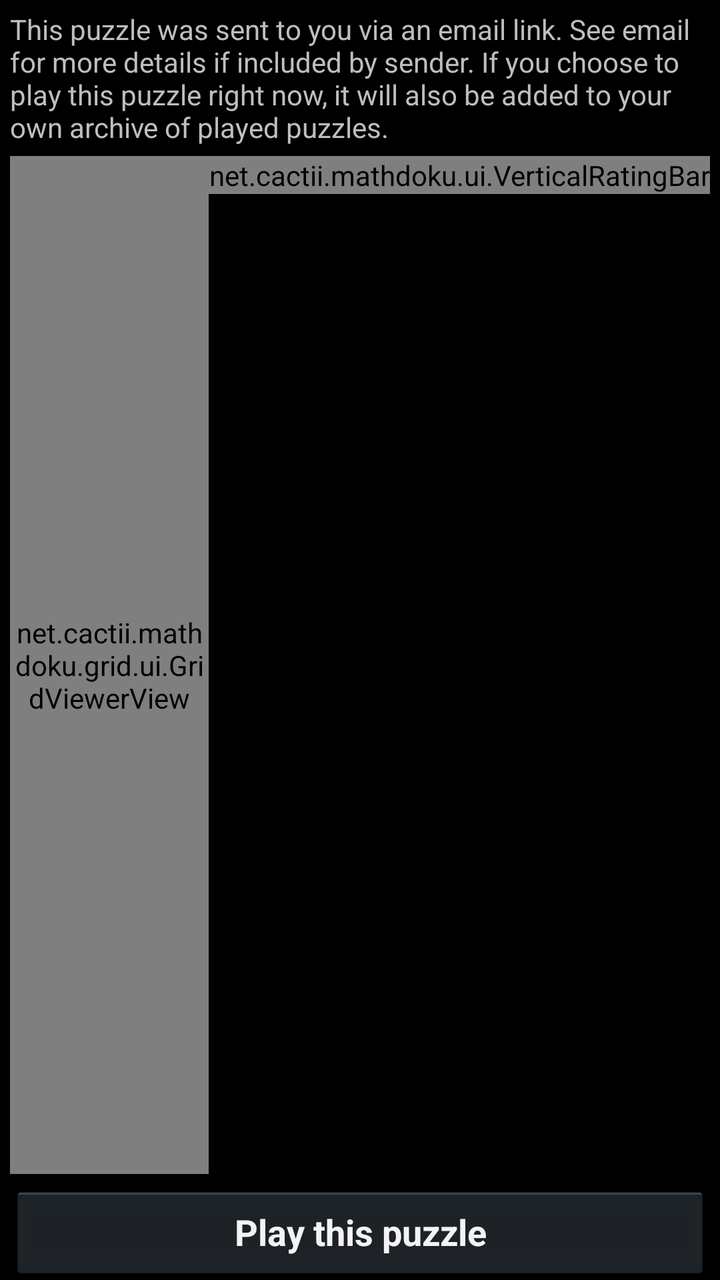
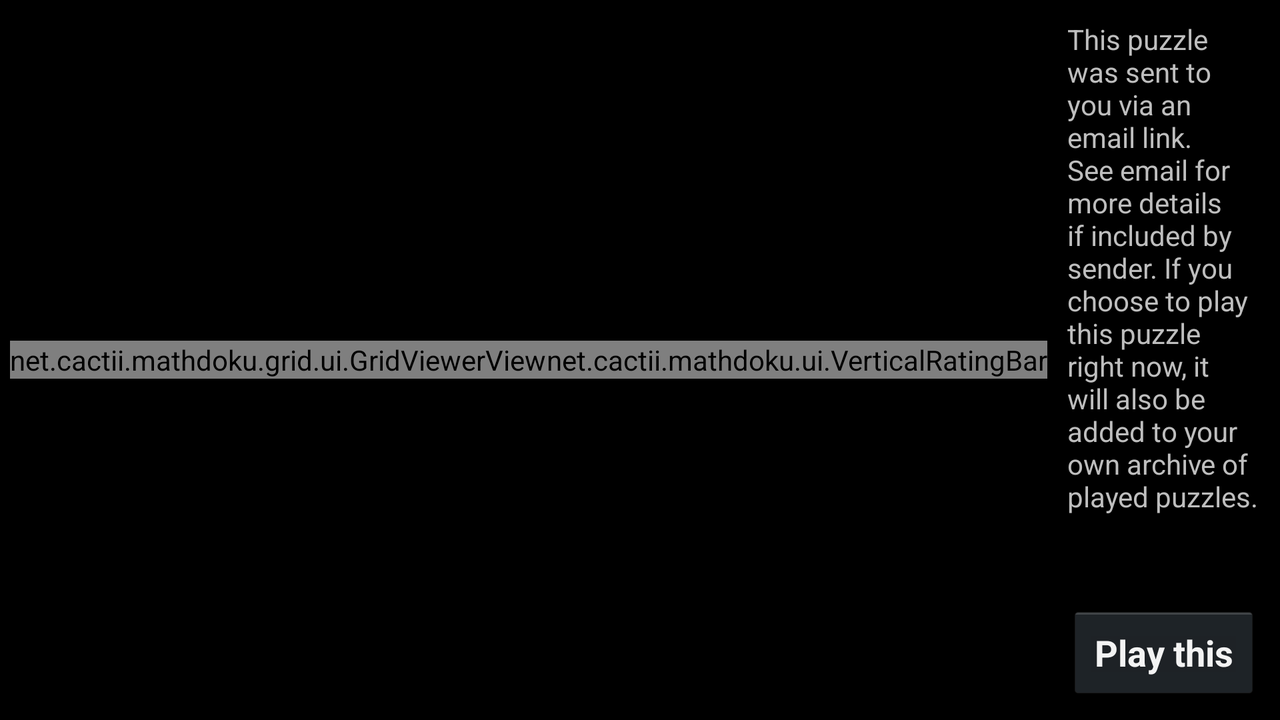

Two renders of one Android screen. The first uses the default layout on a phone; the second uses the alternative layout the repository ships for a different screen configuration, on a matching device. The two XML files are below.
<!-- AndroidManifest.xml: application theme AppBaseTheme -->
<!-- res/layout/shared_puzzle_fragment.xml -->
<RelativeLayout xmlns:android="http://schemas.android.com/apk/res/android"
    android:layout_width="match_parent"
    android:layout_height="wrap_content"
    android:layout_marginLeft="5dp"
    android:layout_marginRight="5dp"
    android:background="#000"
    android:gravity="center_vertical"
    android:orientation="vertical">

    <TextView
        android:id="@+id/shared_puzzle_introduction"
        android:layout_width="fill_parent"
        android:layout_height="wrap_content"
        android:layout_alignParentTop="true"
        android:layout_marginTop="5dp"
        android:maxLines="5"
        android:text="@string/shared_puzzle_introduction"
        android:textSize="@dimen/text_size_default" />

    <RelativeLayout
        android:id="@+id/puzzleGrid"
        android:layout_width="wrap_content"
        android:layout_height="wrap_content"
        android:layout_above="@+id/shared_puzzle_play_button"
        android:layout_below="@+id/shared_puzzle_introduction"
        android:layout_gravity="center_horizontal"
        android:layout_marginTop="5dp">

        
        

        <net.cactii.mathdoku.ui.VerticalRatingBar
            android:id="@+id/puzzleParameterDifficultyRatingBar"
            android:layout_width="wrap_content"
            android:layout_height="wrap_content"
            android:layout_alignParentTop="true"
            android:layout_alignParentRight="true"
            android:max="5"
            android:numStars="1"
            android:rating="1"
            android:stepSize="1" />

        <net.cactii.mathdoku.grid.ui.GridViewerView
            android:id="@+id/grid_viewer_view"
            android:layout_width="fill_parent"
            android:layout_height="fill_parent"
            android:layout_alignTop="@+id/puzzleParameterDifficultyRatingBar"
            android:layout_toLeftOf="@+id/puzzleParameterDifficultyRatingBar" />
    </RelativeLayout>

    <Button
        android:id="@+id/shared_puzzle_play_button"
        android:layout_width="match_parent"
        android:layout_height="wrap_content"
        android:layout_alignParentBottom="true"
        android:layout_marginTop="5dp"
        android:lines="1"
        android:onClick="onClickPlayGame"
        android:text="@string/shared_puzzle_play_button"
        android:textSize="@dimen/controls_text_size_default"
        android:textStyle="bold" />

</RelativeLayout>
<!-- resources referenced by this layout -->
<resources>
  <string name="shared_puzzle_introduction">This puzzle was sent to you via an email link. See email for more details if included by sender. If you choose to play this puzzle right now, it will also be added to your own archive of played puzzles.</string>
  <string name="shared_puzzle_play_button">Play this puzzle</string>
  <!-- from res/values-v14/ -->
  <style name="AppBaseTheme" parent="android:Theme.Holo">
  
          
  
  
          
          
          
          
          <item name="android:actionBarStyle">@style/ActionBar.SemiTransparent.Action_bar</item>
          <item name="android:actionBarTabStyle">@style/ActionBarTabStyle.Action_bar</item>
  
          
          <item name="mathdoku_listPreferredItemHeightSmall">
              ?android:attr/listPreferredItemHeightSmall
          </item>
          <item name="mathdoku_textAppearanceListItemSmall">
              ?android:attr/textAppearanceListItemSmall
          </item>
          <item name="mathdoku_activatedBackgroundIndicator">
              ?android:attr/activatedBackgroundIndicator
          </item>
      </style>
  <style name="ActionBar.SemiTransparent.Action_bar" parent="Widget.AppCompat.ActionBar">
  
          
          
          
          
          <item name="background">@drawable/ab_transparent_action_bar</item>
          <item name="backgroundStacked">@drawable/ab_stacked_solid_action_bar</item>
      </style>
  <style name="ActionBarTabStyle.Action_bar" parent="Widget.AppCompat.ActionBar.TabView">
          <item name="background">@drawable/tab_indicator_ab_action_bar</item>
      </style>
  <!-- drawable tab_indicator_ab_action_bar (drawable) -->
  <?xml version="1.0" encoding="utf-8"?>
  <selector xmlns:android="http://schemas.android.com/apk/res/android">
      
      <item android:drawable="@android:color/transparent" android:state_focused="false" android:state_pressed="false" android:state_selected="false" />
      <item android:drawable="@drawable/tab_selected_action_bar" android:state_focused="false" android:state_pressed="false" android:state_selected="true" />
  
      
      <item android:drawable="@drawable/tab_unselected_focused_action_bar" android:state_focused="true" android:state_pressed="false" android:state_selected="false" />
      <item android:drawable="@drawable/tab_selected_focused_action_bar" android:state_focused="true" android:state_pressed="false" android:state_selected="true" />
  
      
      
      <item android:drawable="@drawable/tab_unselected_pressed_action_bar" android:state_focused="false" android:state_pressed="true" android:state_selected="false" />
      <item android:drawable="@drawable/tab_selected_pressed_action_bar" android:state_focused="false" android:state_pressed="true" android:state_selected="true" />
  
      
      <item android:drawable="@drawable/tab_unselected_pressed_action_bar" android:state_focused="true" android:state_pressed="true" android:state_selected="false" />
      <item android:drawable="@drawable/tab_selected_pressed_action_bar" android:state_focused="true" android:state_pressed="true" android:state_selected="true" />
  </selector>
</resources>
<!-- res/layout-land/shared_puzzle_fragment.xml (the repository's variant of the layout above) -->
<!-- drawn on the phone turned sideways -->
<LinearLayout xmlns:android="http://schemas.android.com/apk/res/android"
    android:layout_width="match_parent"
    android:layout_height="wrap_content"
    android:orientation="horizontal">

    <RelativeLayout
        android:id="@+id/puzzleGrid"
        android:layout_width="wrap_content"
        android:layout_height="fill_parent"
        android:layout_marginLeft="5dp"
        android:layout_marginTop="5dp"
        android:layout_marginBottom="5dp">

        <net.cactii.mathdoku.grid.ui.GridViewerView
            android:id="@+id/grid_viewer_view"
            android:layout_width="wrap_content"
            android:layout_height="wrap_content"
            android:layout_centerVertical="true" />

        
        

        <net.cactii.mathdoku.ui.VerticalRatingBar
            android:id="@+id/puzzleParameterDifficultyRatingBar"
            android:layout_width="wrap_content"
            android:layout_height="wrap_content"
            android:layout_alignTop="@+id/grid_viewer_view"
            android:layout_toRightOf="@+id/grid_viewer_view"
            android:max="5"
            android:numStars="1"
            android:rating="1"
            android:stepSize="1" />
    </RelativeLayout>

    <RelativeLayout
        android:layout_width="fill_parent"
        android:layout_height="fill_parent"
        android:layout_margin="5dp">

        <TextView
            android:layout_width="fill_parent"
            android:layout_height="wrap_content"
            android:layout_margin="5dp"
            android:text="@string/shared_puzzle_introduction"
            android:textSize="@dimen/text_size_default" />

        <Button
            android:id="@+id/shared_puzzle_play_button"
            android:layout_width="fill_parent"
            android:layout_height="wrap_content"
            android:layout_alignParentLeft="true"
            android:layout_alignParentBottom="true"
            android:layout_marginLeft="5dp"
            android:layout_marginRight="5dp"
            android:layout_marginBottom="5dp"
            android:lines="1"
            android:onClick="onClickPlayGame"
            android:text="@string/shared_puzzle_play_button"
            android:textSize="@dimen/controls_text_size_default"
            android:textStyle="bold" />
    </RelativeLayout>

</LinearLayout>
